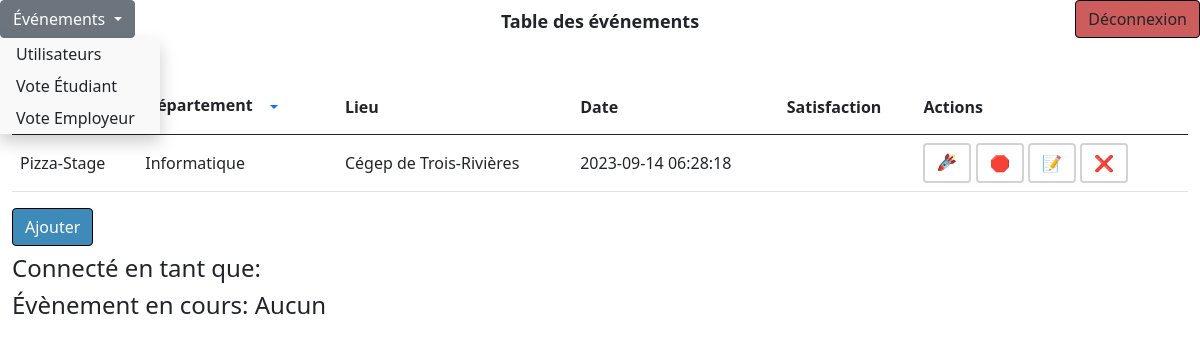
The app's page /eventBD.php, older data.
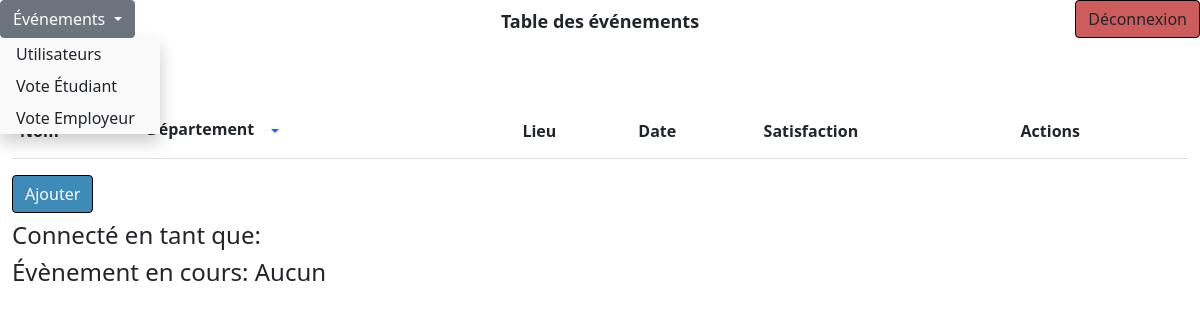
The same page, newer data.
### tables this page shows
CREATE TABLE `event` (
  `idEvent` int(11) NOT NULL PRIMARY KEY AUTO_INCREMENT,
  `nom` varchar(255) NOT NULL,
  `departement` varchar(100) NOT NULL,
  `lieu` varchar(1024) NOT NULL,
  `date` datetime NOT NULL
);

### eventBD.php (the view, shortened to what this page needs)
<!DOCTYPE html>
<html lang="en">
<head>
    <link href="https://cdn.jsdelivr.net/npm/bootstrap@5.0.2/dist/css/bootstrap.min.css" rel="stylesheet">
    <link rel="stylesheet" href="css/accueil.css">
</head>
<body>
    <?php
    $servername = "localhost";
    $username = "root";
    $password = "root";
    $bd = "smileyFace";
    $conn = new mysqli($servername, $username, $password, $bd);
    $sql = "SELECT idEvent, nom, departement, lieu, date FROM event";
    $conn->query('SET NAMES utf8');
    $result = $conn->query($sql);
    ?>
    <div class="container-fluid h-100">
        <div class="row navBar">
            <div class="col-2 p-0">
                <div class="dropdown">
                    <a class="btn btn-secondary dropdown-toggle" href="#" role="button" id="dropdownMenuLink">
                        <?php
                        $page_name = 'Événements';
                        echo $page_name;
                        ?>
                    </a>
                    <div class="dropdown-content">
                        <button class="dropdown-item" onclick="window.location.href='userBD.php'">Utilisateurs</button>
                        <button class="dropdown-item" onclick="window.location.href='index.php'">Vote Étudiant</button>
                        <button class="dropdown-item" onclick="window.location.href='index1.php'">Vote Employeur</button>
                    </div>
                </div>
            </div>
            <div class="col-8 p-2 text-center">
                <p>Table des événements</p>
            </div>
            <div class="col-2 p-0 text-end">
                <button class="btn buttonNav" id="butSignOut" onclick="window.location.href='deconnexion.php'">Déconnexion</button>
            </div>
        </div>
        <div class="row mainWindow">
            <div class="col-12">
                <table class="table">
                    <thead>
                        <tr>
                            <th scope="col">Nom</th>
                            <th scope="col">Département
                                <div class="dropdown">
                                    <button class="btn btn-link dropdown-toggle" type="button" id="departementDropdown" data-bs-toggle="dropdown" aria-expanded="false"></button>
                                </div>
                            </th>
                            <th scope="col">Lieu</th>
                            <th scope="col" onclick="sortTableByDate()">Date</th>
                            <th scope="col">Satisfaction</th>
                            <th scope="col">Actions</th>
                        </tr>
                    </thead>
                    <?php
                    if ($result->num_rows > 0) {
                        while ($row = $result->fetch_assoc()) {
                    ?>
                            <tbody>
                                <tr>
                                    <td><?php echo $row["nom"] ?></td>
                                    <td><?php echo $row["departement"] ?></td>
                                    <td><?php echo $row["lieu"] ?></td>
                                    <td><?php echo $row["date"] ?></td>
                                    <td></td>
                                    <td>
                                        <a href="launch.php?id=<?php echo $row["idEvent"] ?>" class="btn" type="button" id="butLaunch" title="Lancer">&#128640;</a>
                                        <a href="stop.php?id=<?php echo $row["idEvent"] ?>" class="btn" type="button" id="butStop" title="Arrêter">&#128721;</a>
                                        <a href="modifier.php?id=<?php echo $row["idEvent"] ?>" class="btn btn-warning" type="button" id="butModify" title="Modifier">&#128221;</a>
                                        <a href="supprimer.php?id=<?php echo $row["idEvent"] ?>&eoU=<?php echo 0 ?>" class="btn btn-danger" type="button" id="butRemove" title="Supprimer">&#10060;</a>
                                    </td>
                                </tr>
                            </tbody>
                    <?php
                        }
                    } else {
                        echo "Aucun résultats";
                    }
                    ?>
                    <table>
                        <a href="ajouter.php" class="btn btn-primary" role="button" id="butAjouter">Ajouter</a>
                        <h3>
                            <h4>Connecté en tant que: <?php echo $_SESSION["prenom"] . " " . $_SESSION["nom"] ?></h4>
                            <?php
                            if($_SESSION["eventLive"] == 0) {
                                $valEvent = "Aucun";
                            } else {
                                $valEvent = $_SESSION["eventLive"];
                            }
                            ?>
                            <h4>Évènement en cours: <?php echo $valEvent ?></h4>
                            <br>
                        </h3>
            </div>
        </div>
    </div>
</body>
</html>

Row changes from the older to the newer data that the page shows:
removed event: nom "Pizza-Stage", departement "Informatique", lieu "Cégep de Trois-Rivières", date "2023-09-14 06:28:18"
